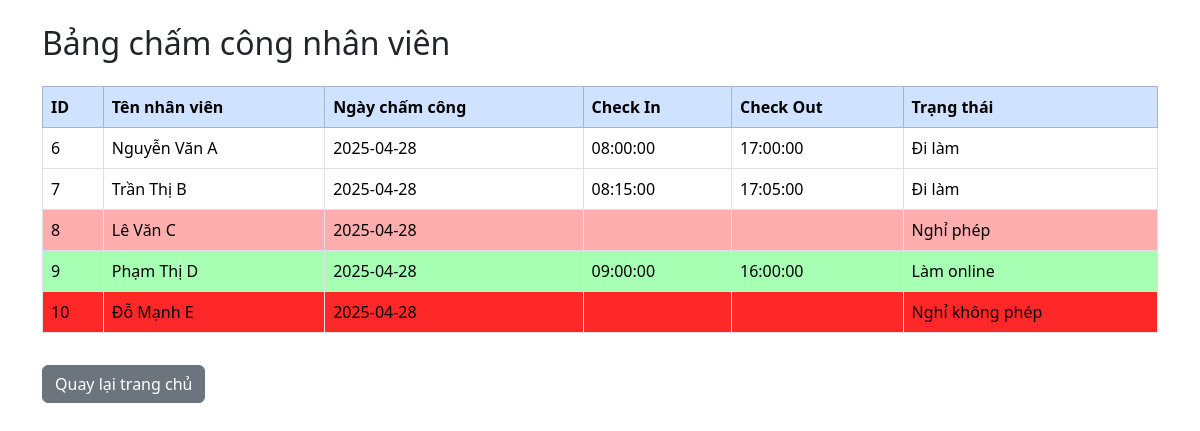
The page /xem_bang_cham_cong.php (signed in) on the database its author committed.
### tables this page shows
CREATE TABLE `chamcong` (
  `id` int(11) NOT NULL,
  `nhanvien_id` int(11) DEFAULT NULL,
  `ngay_cham_cong` date DEFAULT NULL,
  `check_in` time DEFAULT NULL,
  `check_out` time DEFAULT NULL,
  `tt` enum('Đi làm','Nghỉ phép','Nghỉ không phép','Làm online') DEFAULT NULL
);

CREATE TABLE `nhanvien` (
  `id` int(11) NOT NULL,
  `tennv` varchar(100) DEFAULT NULL,
  `gioitinh` enum('Nam','Nữ') DEFAULT NULL,
  `ngaysinh` date DEFAULT NULL,
  `dienthoai` varchar(20) DEFAULT NULL,
  `email` varchar(100) DEFAULT NULL,
  `diachi` text DEFAULT NULL,
  `phongban_id` int(11) DEFAULT NULL,
  `vitri_id` int(11) DEFAULT NULL,
  `ngay_vao_lam` date DEFAULT NULL
);

### xem_bang_cham_cong.php (the view, shortened to what this page needs)
<?php
try {
    $conn = new PDO("mysql:host=localhost;dbname= qlnv", "root", "");
    $conn->setAttribute(PDO::ATTR_ERRMODE, PDO::ERRMODE_EXCEPTION);
} catch (PDOException $e) {
    die("Kết nối thất bại: " . $e->getMessage());
}
$sql = "SELECT chamcong.*, nhanvien.tennv
        FROM chamcong
        INNER JOIN nhanvien ON chamcong.nhanvien_id = nhanvien.id
        ORDER BY chamcong.ngay_cham_cong DESC, chamcong.id ASC";
$stmt = $conn->prepare($sql);
$stmt->execute();
$rows = $stmt->fetchAll(PDO::FETCH_ASSOC);
?>
<!DOCTYPE html>
<html lang="vi">
<head>
    <link rel="stylesheet" href="css/bootstrap.min.css">
    <link rel="stylesheet" href="css/xemchamcong.css">
</head>
<body>
<div class="container py-4">
    <h2 class="mb-4">Bảng chấm công nhân viên</h2>
    <div class="table-responsive">
    <table class="table table-bordered table-hover align-middle">
        <thead class="table-primary">
            <tr>
                <th>ID</th>
                <th>Tên nhân viên</th>
                <th>Ngày chấm công</th>
                <th>Check In</th>
                <th>Check Out</th>
                <th>Trạng thái</th>
            </tr>
        </thead>
        <tbody>
        <?php if ($rows && count($rows) > 0):
            foreach($rows as $row):
                $rowClass = '';
                $tt = $row['tt'];
                if ($tt == 'Đi làm') $rowClass = 'row-dilam';
                elseif ($tt == 'Nghỉ phép') $rowClass = 'row-nghiphep';
                elseif ($tt == 'Nghỉ không phép') $rowClass = 'row-nghikp';
                elseif ($tt == 'Làm online') $rowClass = 'row-lamonline';
            ?>
            <tr class = "<?php  echo $rowClass?>">
                <td><?php echo htmlspecialchars($row['id']); ?></td>
                <td><?php echo htmlspecialchars($row['tennv']); ?></td>
                <td><?php echo htmlspecialchars($row['ngay_cham_cong']); ?></td>
                <td><?php echo htmlspecialchars($row['check_in']); ?></td>
                <td><?php echo htmlspecialchars($row['check_out']); ?></td>
                <td><?php echo htmlspecialchars($row['tt']); ?></td>
            </tr>
        <?php endforeach; else: ?>
            <tr><td colspan="6" class="text-center">Không có dữ liệu</td></tr>
        <?php endif; ?>
        </tbody>
    </table>
    </div>
    <?php
        if($_SESSION['role'] =='admin' || $_SESSION['role'] == 'quanli'){
            echo '<a href="index.php" class="btn btn-secondary mt-3">Quay lại trang chủ</a>';
        }
    ?>
</div>
</body>
</html>

### css/xemchamcong.css (style rules this page uses)
.row-nghiphep > td { background-color: #ffaeae !important; }
.row-nghikp > td { background-color: #ff2828 !important; }
.row-lamonline > td { background-color: #a6ffb2 !important; }

### rows shown on the page
chamcong: id "6", nhanvien.tennv "Nguyễn Văn A", ngay_cham_cong "2025-04-28", check_in "08:00:00", check_out "17:00:00", tt "Đi làm"
chamcong: id "7", nhanvien.tennv "Trần Thị B", ngay_cham_cong "2025-04-28", check_in "08:15:00", check_out "17:05:00", tt "Đi làm"
chamcong: id "8", nhanvien.tennv "Lê Văn C", ngay_cham_cong "2025-04-28", tt "Nghỉ phép"
chamcong: id "9", nhanvien.tennv "Phạm Thị D", ngay_cham_cong "2025-04-28", check_in "09:00:00", check_out "16:00:00", tt "Làm online"
chamcong: id "10", nhanvien.tennv "Đỗ Mạnh E", ngay_cham_cong "2025-04-28", tt "Nghỉ không phép"
